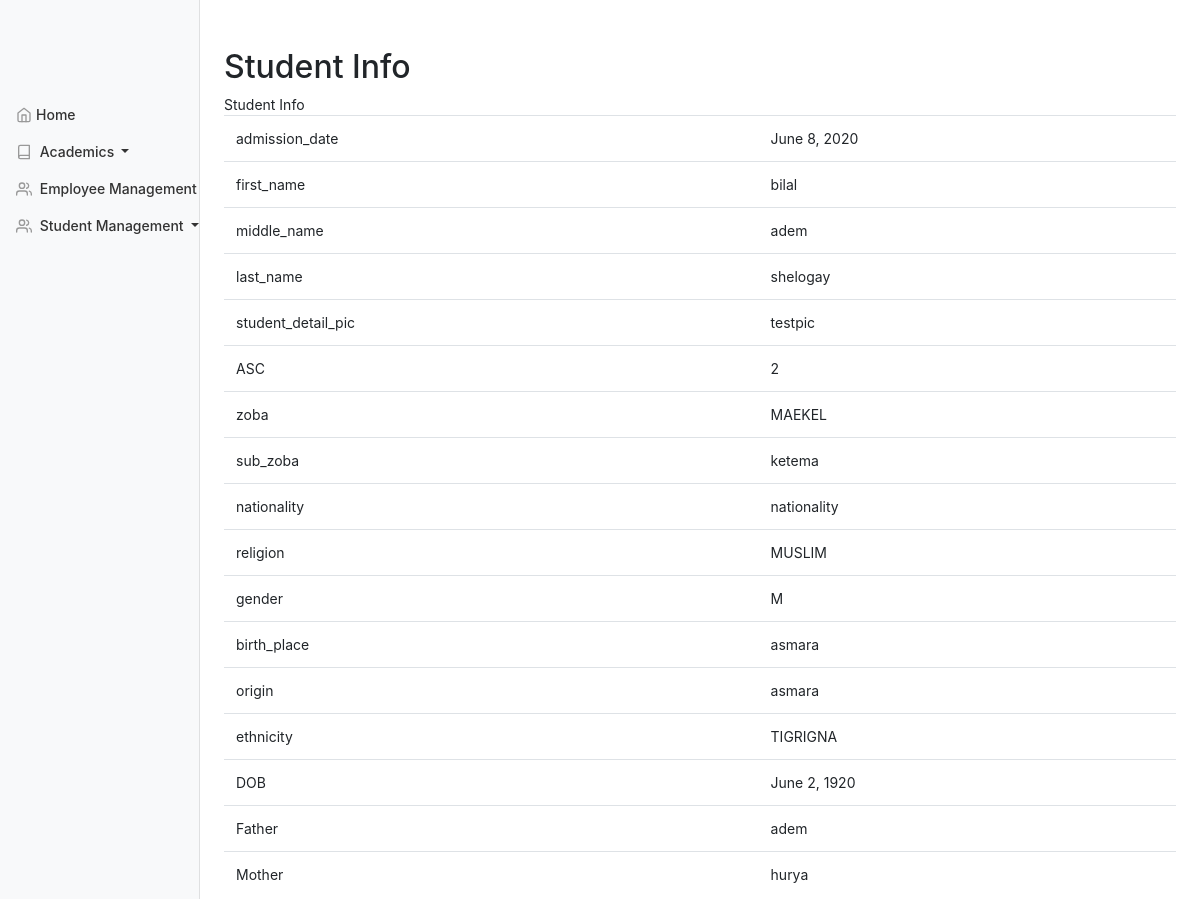
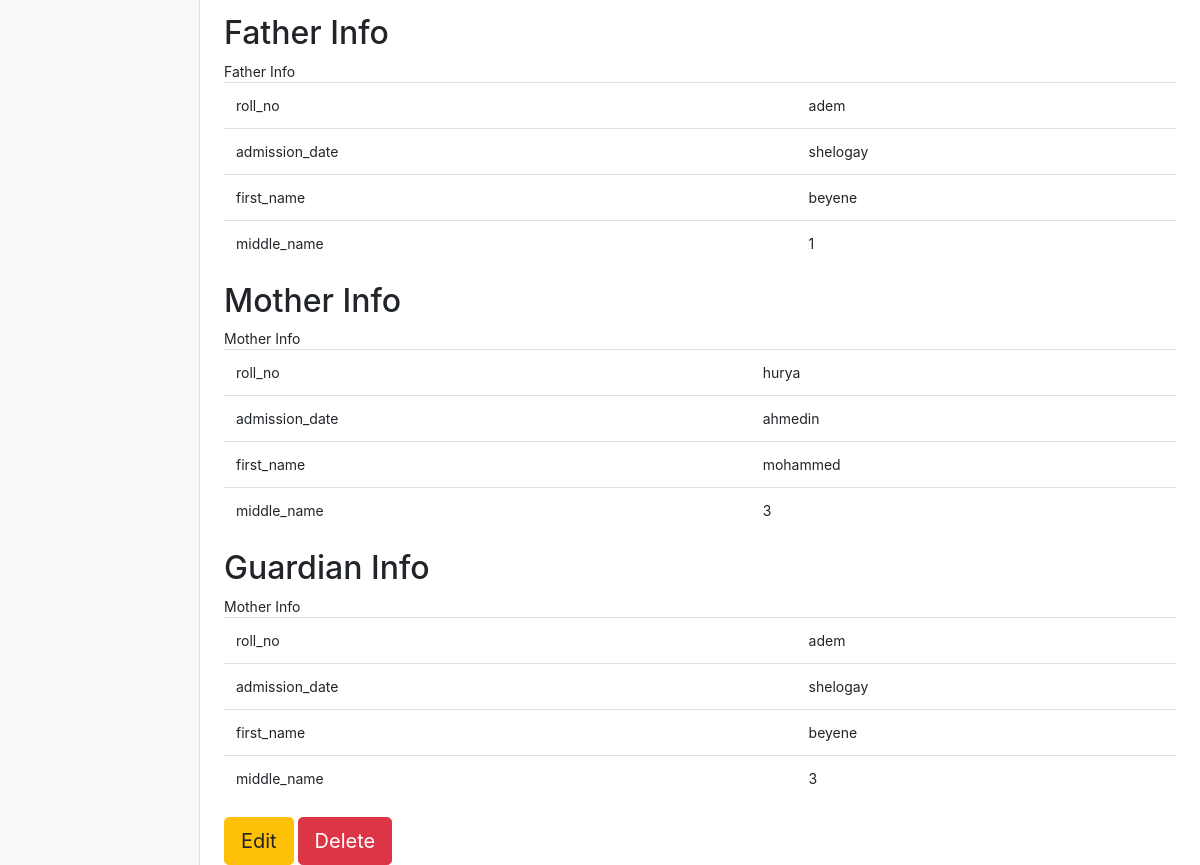
The app's page /students/student-detail/1 with its own data (2 pictures, top to bottom).
### stumgmt/models.py (models this page shows, shortened)
class Student(models.Model):
    father_id = models.ForeignKey(Father, related_name='stu_father', on_delete=CASCADE)
    mother_id = models.ForeignKey(Mother, related_name='stu_mother', on_delete=CASCADE)
    guardian_id = models.ForeignKey(Guardian, related_name='stu_guardian', on_delete=CASCADE)
    first_name = models.CharField(max_length=255)
    middle_name = models.CharField(max_length=255)
    last_name = models.CharField(max_length=255)
    student_pic = models.CharField(max_length=255)
    ASC = models.IntegerField()
    zoba = models.CharField(max_length=20, choices=ZOBA)
    sub_zoba = models.CharField(max_length=255)
    nationality = models.CharField(max_length=255)
    religion = models.CharField(max_length=10, choices=RELIGION)
    gender = models.CharField(max_length=1, choices=GENDER)
    birth_place = models.CharField(max_length=255)
    origin = models.CharField(max_length=255)
    ethnicity = models.CharField(max_length=10, choices=ETHNICITY)
    DOB = models.DateField()
    admission_date = models.DateField()

class Father(models.Model):
    f_first_name = models.CharField(max_length=255)
    f_middle_name = models.CharField(max_length=255)
    f_last_name = models.CharField(max_length=255)
    f_pic = models.ImageField(blank=True)
    f_ASC = models.PositiveIntegerField()
    f_zoba = models.CharField(max_length=20, choices=ZOBA)
    f_sub_zoba = models.CharField(max_length=255, blank=True)
    f_religion = models.CharField(max_length=10, choices=RELIGION)
    f_phone_no = models.IntegerField(blank=True)
    f_occupation = models.CharField(max_length=255, blank=True)
    f_is_guardian = models.BooleanField(blank=True)
    def __str__(self):
        return self.f_first_name

class Mother(models.Model):
    m_first_name = models.CharField(max_length=255)
    m_middle_name = models.CharField(max_length=255)
    m_last_name = models.CharField(max_length=255)
    m_mother_pic = models.ImageField(blank=True)
    m_ASC = models.PositiveIntegerField()
    m_zoba = models.CharField(max_length=20, choices=ZOBA)
    m_sub_zoba = models.CharField(max_length=255)
    m_religion = models.CharField(max_length=10, choices=RELIGION)
    m_phone_no = models.PositiveIntegerField(blank=True)
    m_occupation = models.CharField(max_length=255, blank=True)
    m_is_guardian = models.BooleanField()
    def __str__(self):
        return self.m_first_name

class Guardian(models.Model):
    g_first_name = models.CharField(max_length=255)
    g_middle_name = models.CharField(max_length=255)
    g_last_name = models.CharField(max_length=255)
    g_guardian_pic = models.ImageField(blank=True)
    g_ASC = models.PositiveIntegerField()
    g_gender = models.CharField(max_length=1, choices=GENDER, default='')
    g_zoba = models.CharField(max_length=20, choices=ZOBA)
    g_sub_zoba = models.CharField(max_length=255)
    g_religion = models.CharField(max_length=10, choices=RELIGION)
    g_phone_no = models.PositiveIntegerField(blank=True)
    g_occupation = models.CharField(max_length=255, blank=True)
    g_relationship = models.CharField(max_length=100, default='')
    g_is_father = models.BooleanField()
    g_is_mother = models.BooleanField()
    g_is_guardian = models.BooleanField()

### stumgmt/views.py (the view)
# urls.py: path('student-detail/<int:stu_id>', views.StudentDetailView, name='student-detail'),
def StudentDetailView(request, stu_id):
    stu = Student.objects.get(id=stu_id)
    stu_father = Student.objects.select_related('father_id').get(id=stu_id)
    stu_mother = Student.objects.select_related('mother_id').get(id=stu_id)
    stu_guardian = Student.objects.select_related('guardian_id').get(id=stu_id)
    return render(request, 'stumgmt/student_detail.html',
                  {'student_detail': stu, 'father_detail': stu_father, 'mother_detail': stu_mother,
                   'guardian_detail': stu_guardian})

### Templates/stumgmt/student_detail.html (shortened to what this page needs)
{% extends "base.html" %}
{% block content %}
<h2>Student Info</h2>
<table class="table stripped">
    <tr>
        <td>admission_date</td>
        <td>{{ student_detail.admission_date }}</td>
    </tr>
    <tr>
        <td>first_name</td>
        <td>{{ student_detail.first_name }}</td>
    </tr>
    <tr>
        <td>middle_name</td>
        <td>{{ student_detail.middle_name }}</td>
    </tr>
    <tr>
        <td>last_name</td>
        <td>{{ student_detail.last_name }}</td>
    </tr>
    <tr>
        <td>student_detail_pic</td>
        <td>{{ student_detail.student_pic }}</td>
    </tr>
    <tr>
        <td>ASC</td>
        <td>{{ student_detail.ASC }}</td>
    </tr>
    <tr>
        <td>zoba</td>
        <td>{{ student_detail.zoba }}</td>
    </tr>
    <tr>
        <td>sub_zoba</td>
        <td>{{ student_detail.sub_zoba }}</td>
    </tr>
    <tr>
        <td>nationality</td>
        <td>{{ student_detail.nationality }}</td>
    </tr>
    <tr>
        <td>religion</td>
        <td>{{ student_detail.religion }}</td>
    </tr>
    <tr>
        <td>gender</td>
        <td>{{ student_detail.gender }}</td>
    </tr>
    <tr>
        <td>birth_place</td>
        <td>{{ student_detail.birth_place }}</td>
    </tr>
    <tr>
        <td>origin</td>
        <td>{{ student_detail.origin }}</td>
    </tr>
    <tr>
        <td>ethnicity</td>
        <td>{{ student_detail.ethnicity }}</td>
    </tr>
    <tr>
        <td>DOB</td>
        <td>{{ student_detail.DOB }}</td>
    </tr>
<tr>
        <td>Father</td>
        <td>{{ student_detail.father_id }}</td>
    </tr>
<tr>
        <td>Mother</td>
        <td>{{ student_detail.mother_id }}</td>
    </tr>
</table>
<h2>Father Info</h2>
<table class="table stripped">
    <tr>
        <td>roll_no</td>
        <td>{{ father_detail.father_id.f_first_name }}</td>
    </tr>
    <tr>
        <td>admission_date</td>
        <td>{{ father_detail.father_id.f_middle_name}}</td>
    </tr>
    <tr>
        <td>first_name</td>
        <td>{{ father_detail.father_id.f_last_name}}</td>
    </tr>
    <tr>
        <td>middle_name</td>
        <td>{{ father_detail.father_id.f_phone_no }}</td>
    </tr>
</table>
<h2>Mother Info</h2>
<table class="table stripped">
    <tr>
        <td>roll_no</td>
        <td>{{ mother_detail.mother_id.m_first_name }}</td>
    </tr>
    <tr>
        <td>admission_date</td>
        <td>{{ mother_detail.mother_id.m_middle_name}}</td>
    </tr>
    <tr>
        <td>first_name</td>
        <td>{{ mother_detail.mother_id.m_last_name}}</td>
    </tr>
    <tr>
        <td>middle_name</td>
        <td>{{ mother_detail.mother_id.m_phone_no }}</td>
    </tr>
</table>
<h2>Guardian Info</h2>
<table class="table stripped">
    <tr>
        <td>roll_no</td>
        <td>{{ guardian_detail.guardian_id.g_first_name }}</td>
    </tr>
    <tr>
        <td>admission_date</td>
        <td>{{ guardian_detail.guardian_id.g_middle_name}}</td>
    </tr>
    <tr>
        <td>first_name</td>
        <td>{{ guardian_detail.guardian_id.g_last_name}}</td>
    </tr>
    <tr>
        <td>middle_name</td>
        <td>{{ guardian_detail.guardian_id.g_phone_no }}</td>
    </tr>
</table>
<a  href="{% url 'student-update' student_detail.id %}"><button class="btn btn-lg btn-warning">Edit</button></a>
<a  href="{% url 'student-delete' student_detail.id %}"><button class="btn btn-lg btn-danger">Delete</button></a>
{% endblock %}

### Templates/base.html (shortened to what this page needs)
{% load static %}
<!DOCTYPE html>
<html lang="en">
<head>
    <link href="{% static 'css/bootstrap.min.css' %}" rel="stylesheet">
    <link href="{% static 'css/dashboard.css'%}" rel="stylesheet">
    <link href="{% static 'css/styles.css' %}" rel="stylesheet">
</head>
<body>
<div class="container-fluid">
    <div class="row">
        <nav class="col-md-2 d-none d-md-block bg-light sidebar">
            <button class="navbar-toggler" type="button" data-toggle="collapse" data-target="#sidebarContent"
                    aria-controls="sidebarContent" aria-expanded="false" aria-label="Toggle navigation">
                <span class="navbar-toggler-icon"></span>
            </button>
            <div class="sidebar-sticky" id="sidebarContent">
                <ul class="nav flex-column">
                    <li class="nav-item {% if section == 'home' %}active{% endif %}">
                        <a class="nav-link" href="{% url 'home' %}"><span data-feather="home"></span>Home </a>
                    </li>
                </ul>
                <a href="#acd_submenu" data-toggle="collapse" aria-expanded="false"
                   class="dropdown-toggle nav-link"><span data-feather="book"></span>
                    Academics <span class="sr-only">(current)</span></a>
                <a href="#emp_submenu" data-toggle="collapse" aria-expanded="false"
                   class="dropdown-toggle nav-link"><span data-feather="users"></span>
                    Employee Management <span class="sr-only">(current)</span></a>
                <a href="#stu_submenu" data-toggle="collapse" aria-expanded="false"
                   class="dropdown-toggle nav-link"><span data-feather="users"></span>
                    Student Management <span class="sr-only">(current)</span></a>
            </div>
        </nav>
        <main role="main" class="col-md-9 ml-sm-auto col-lg-10 px-4">
            {% block content %}{% endblock %}
        </main>
    </div>
</div>
</body>
</html>

### stumgmt/static/css/dashboard.css (style rules this page uses)
body { font-size: .875rem; }
.feather { width: 16px; height: 16px; vertical-align: text-bottom; }
.sidebar { position: relative; top: 0; bottom: 0; left: 0; z-index: 100; padding: 48px 0 0; box-shadow: inset -1px 0 0 rgba(0, 0, 0, .1); }
.sidebar-sticky { position: relative; top: 0; height: calc(100vh - 48px); padding-top: .5rem; overflow-x: hidden; overflow-y: auto; }
.sidebar .nav-link { font-weight: 500; color: #333; }
.sidebar .nav-link .feather { margin-right: 4px; color: #999; }
[role="main"] { padding-top: 133px; }
@media (min-width: 768px) { [role="main"] { padding-top: 48px; } }

### records on screen
Student: admission_date "June 8, 2020", first_name "bilal", middle_name "adem", last_name "shelogay", student_pic "testpic", ASC "2", zoba "MAEKEL", sub_zoba "ketema", nationality "nationality", religion "MUSLIM", gender "M", birth_place "asmara", origin "asmara", ethnicity "TIGRIGNA", DOB "June 2, 1920", father_id "adem", mother_id "hurya", father_id.f_first_name "adem", father_id.f_middle_name "shelogay", father_id.f_last_name "beyene", father_id.f_phone_no "1", mother_id.m_first_name "hurya", mother_id.m_middle_name "ahmedin", mother_id.m_last_name "mohammed", mother_id.m_phone_no "3", guardian_id.g_first_name "adem", guardian_id.g_middle_name "shelogay", guardian_id.g_last_name "beyene", guardian_id.g_phone_no "3"
